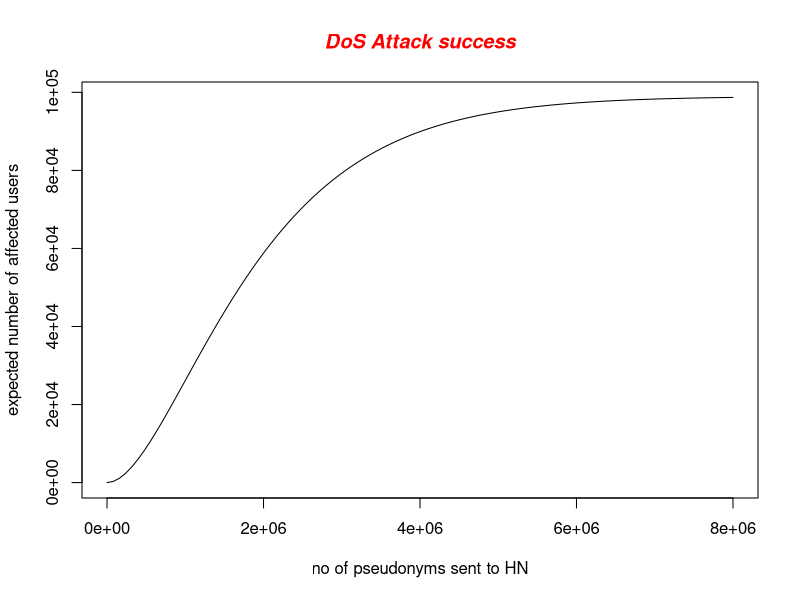

Here is the R script that generated this plot:
no_of_subscribers = 99000
IMSI_space = 10^6


# Graph cars using blue points overlayed by a line 
curve(no_of_subscribers*(1-(1-1/IMSI_space)^x - x*(1/IMSI_space)*(1-1/IMSI_space)^(x-1)), from=0, to=8*10^6, , xlab="no of pseudonyms sent to HN", ylab="expected number of affected users")

# Create a title with a red, bold/italic font
title(main="DoS Attack success", col.main="red", font.main=4)